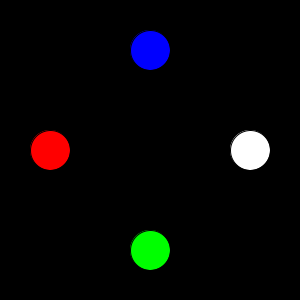
Frame 1 (no input)
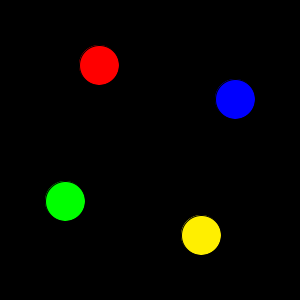
Frame 60 (the mouse pressed at the canvas centre just before this capture)
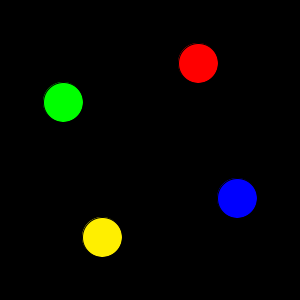
Frame 120 (the mouse held since frame 60 and released just before this capture)

The Processing sketch that drew these frames (run headless with seeded random() and noise(); from frame 60 on, the mouse is pressed at the canvas centre):

// Processing sketch: processing_14210
// ── processing_14210.pde

final int WIDTH = 300, HEIGHT = 300;
final int CX = WIDTH / 2, CY = HEIGHT / 2;
final int DIAM = 40;
float angle;
float deltaAngle;
float radius;
void draw()
{
  int x, y, x2, y2, x3, y3, x4, y4;
  smooth();
  background(0);
  x = getX();
  y = getY();
  x2 = getx2();
  y2 = gety2();
  x3 = getx3();
  y3 = gety3();
  x4 = getx4();
  y4 = gety4();
  line (CX, CY, x, y);
  ellipse(x , y, DIAM , DIAM);
  fill(0,255,0);
  line (CX, CY, x2, y2);
  ellipse(x2, y2, DIAM , DIAM);
  fill(255,0,0);
  line (CX, CY, x3, y3);
  ellipse(x3, y3, DIAM, DIAM);
  fill(0,0,255);
  line (CX, CY, x4, y4);
  ellipse(x4, y4, DIAM, DIAM);
  fill(255,239,0);
  angle = (angle + deltaAngle) % 360.0;
}
void setup()
{
size(300 , 300);
stroke (0);
frameRate(60);
angle = 0.0;
deltaAngle  = 1.0;
radius = ((WIDTH / 2) + (HEIGHT / 2)) / 3;
}
void mouseClicked()
{
  deltaAngle =- deltaAngle;
}
void keyPressed ()

{
  if (key == CODED)
    if (keyCode == UP) 
      deltaAngle += 2;
 
 
  if (keyCode == DOWN) 
    
  deltaAngle -= 2; 
}
int getX()
{
  float xcomponent = (radius * cos(radians(angle)));
  return int (xcomponent) + CX;
}
int getY()
{
  float ycomponent = (radius * sin(radians(angle)));
  return int (ycomponent) + CY;
}
int getx2()
{
  float xcomponent = (radius * cos(radians(angle + 90)));
  return int (xcomponent) + CX;
}
int gety2()
{
  float ycomponent = (radius * sin(radians(angle + 90)));
  return int (ycomponent) + CY;
}
int getx3()
{
  float xcomponent = (radius * cos(radians(angle + 180)));
  return int (xcomponent) + CX;
}
int gety3()
{
  float ycomponent = (radius * sin(radians(angle + 180)));
  return int (ycomponent) + CY;
}
int getx4()
{
  float xcomponent = (radius * cos(radians(angle + 270)));
  return int (xcomponent) + CX;
}
int gety4()
{
  float ycomponent = (radius * sin(radians(angle + 270)));
  return int (ycomponent) + CY;
}

                
                                
